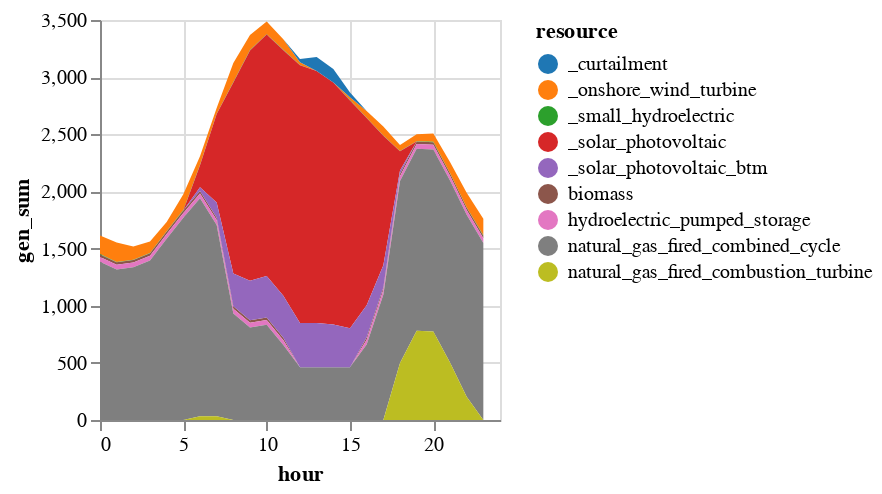

The notebook cell saved with this chart:
### Code cell
# Add in BTM solar and curtailment and plot results

sol_gen = innerjoin(solution.gen, 
                    gen_df[!, [:r_id, :resource]], 
                    on = :r_id)
sol_gen = combine(groupby(sol_gen, [:resource, :hour]), 
            :gen => sum)

# Rename generators (for plotting purposes)
sol_gen[sol_gen.resource .== "solar_photovoltaic", :resource] .= "_solar_photovoltaic"
sol_gen[sol_gen.resource .== "onshore_wind_turbine", :resource] .= "_onshore_wind_turbine"
sol_gen[sol_gen.resource .== "small_hydroelectric", :resource] .= "_small_hydroelectric"

# BTM solar
btm = DataFrame(resource = repeat(["_solar_photovoltaic_btm"]; outer=length(T_period)), 
    hour = T_period,
    gen_sum = gen_variable_multi[gen_variable_multi.gen_full .== "wec_sdge_solar_photovoltaic_1.0",:cf] * 600)
append!(sol_gen, btm)

# Curtailment
curtail = combine(groupby(solution.curtail, [:hour]),
            :curt => sum)
curtail[!, :resource] .= "_curtailment"
rename!(curtail, :curt_sum => :gen_sum)
append!(sol_gen, curtail[:,[:resource, :hour, :gen_sum]])

# Rescale hours
sol_gen.hour = sol_gen.hour .- T_period[1]

sol_gen |>
@vlplot(:area, 
    x=:hour, y={:gen_sum, stack=:zero}, 
    color={"resource:n", scale={scheme="category10"}})

### Figure 1 — Vega specification as saved in the notebook (floating-point values rounded to 4 significant figures; data arrays with more than 128 entries replaced by an {"elided": "..."} marker saying what was removed)
{"$schema": "https://vega.github.io/schema/vega/v5.json", "axes": [{"aria": false, "domain": false, "grid": true, "gridScale": "y", "labels": false, "maxExtent": 0, "minExtent": 0, "orient": "bottom", "scale": "x", "tickCount": {"signal": "ceil(width/40)"}, "ticks": false, "zindex": 0}, {"aria": false, "domain": false, "grid": true, "gridScale": "x", "labels": false, "maxExtent": 0, "minExtent": 0, "orient": "left", "scale": "y", "tickCount": {"signal": "ceil(height/40)"}, "ticks": false, "zindex": 0}, {"grid": false, "labelFlush": true, "labelOverlap": true, "orient": "bottom", "scale": "x", "tickCount": {"signal": "ceil(width/40)"}, "title": "hour", "zindex": 0}, {"grid": false, "labelOverlap": true, "orient": "left", "scale": "y", "tickCount": {"signal": "ceil(height/40)"}, "title": "gen_sum", "zindex": 0}], "background": "white", "data": [{"name": "source_0", "values": {"elided": "216 records"}}, {"name": "data_0", "source": "source_0", "transform": [{"as": "hour", "expr": "toNumber(datum[\"hour\"])", "type": "formula"}, {"field": "gen_sum", "groupby": ["resource"], "key": "hour", "method": "value", "type": "impute", "value": 0}, {"as": ["gen_sum_start", "gen_sum_end"], "field": "gen_sum", "groupby": ["hour"], "offset": "zero", "sort": {"field": ["resource"], "order": ["descending"]}, "type": "stack"}]}], "height": 200, "legends": [{"fill": "color", "symbolType": "circle", "title": "resource"}], "marks": [{"encode": {"update": {"height": {"field": {"group": "height"}}, "width": {"field": {"group": "width"}}}}, "from": {"facet": {"data": "data_0", "groupby": ["resource"], "name": "faceted_path_main"}}, "marks": [{"encode": {"update": {"defined": {"signal": "isValid(datum[\"hour\"]) && isFinite(+datum[\"hour\"]) && isValid(datum[\"gen_sum\"]) && isFinite(+datum[\"gen_sum\"])"}, "description": {"signal": "\"hour: \" + (format(datum[\"hour\"], \"\")) + \"; gen_sum: \" + (format(datum[\"gen_sum\"], \"\")) + \"; resource: \" + (isValid(datum[\"resource\"]) ? datum[\"resource\"] : \"\"+datum[\"resource\"])"}, "fill": {"field": "resource", "scale": "color"}, "orient": {"value": "vertical"}, "x": {"field": "hour", "scale": "x"}, "y": {"field": "gen_sum_end", "scale": "y"}, "y2": {"field": "gen_sum_start", "scale": "y"}}}, "from": {"data": "faceted_path_main"}, "name": "marks", "sort": {"field": "datum[\"hour\"]"}, "style": ["area"], "type": "area"}], "name": "pathgroup", "type": "group"}], "padding": 5, "scales": [{"domain": {"data": "data_0", "field": "hour"}, "name": "x", "nice": true, "range": [0, {"signal": "width"}], "type": "linear", "zero": false}, {"domain": {"data": "data_0", "fields": ["gen_sum_start", "gen_sum_end"]}, "name": "y", "nice": true, "range": [{"signal": "height"}, 0], "type": "linear", "zero": true}, {"domain": {"data": "data_0", "field": "resource", "sort": true}, "name": "color", "range": {"scheme": "category10"}, "type": "ordinal"}], "style": "cell", "width": 200}
